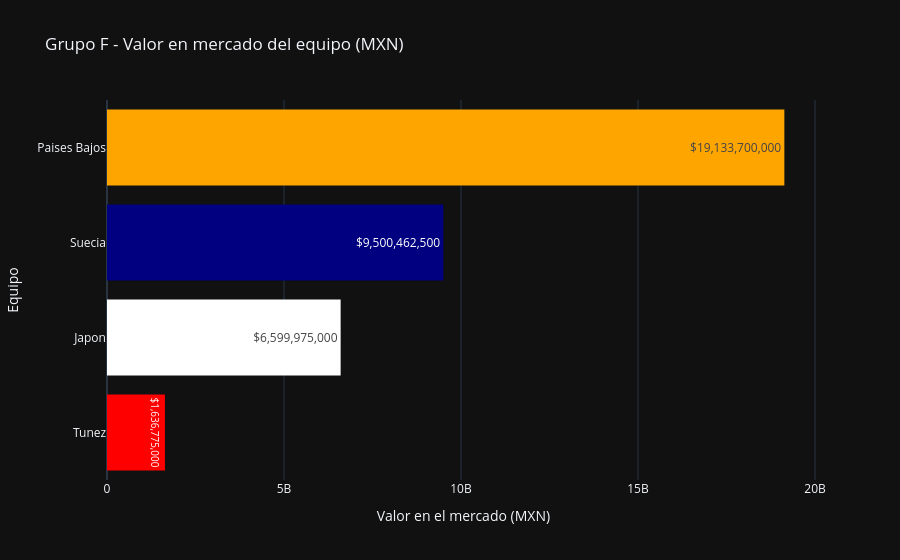

This figure's notebook cell:
### Code cell
plot_squad_values(df_group_f, title="Grupo F - Valor en mercado del equipo (MXN)", colors=[ "red", "white", "navy","orange"])

### Figure 1 — Plotly figure (JSON) as saved in the notebook; plotly's stock layout.template omitted (floating-point values rounded to 4 significant figures)
{"data": [{"marker": {"color": ["red", "white", "navy", "orange"], "line": {"width": 0}}, "orientation": "h", "text": ["$1,636,775,000", "$6,599,975,000", "$9,500,462,500", "$19,133,700,000"], "textposition": "inside", "type": "bar", "x": [1637000000.0, 6600000000.0, 9500000000.0, 19130000000.0], "y": ["Tunez", "Japon", "Suecia", "Paises Bajos"]}], "layout": {"showlegend": false, "title": {"text": "Grupo F - Valor en mercado del equipo (MXN)"}, "xaxis": {"title": {"text": "Valor en el mercado (MXN)"}}, "yaxis": {"title": {"text": "Equipo"}}}}
